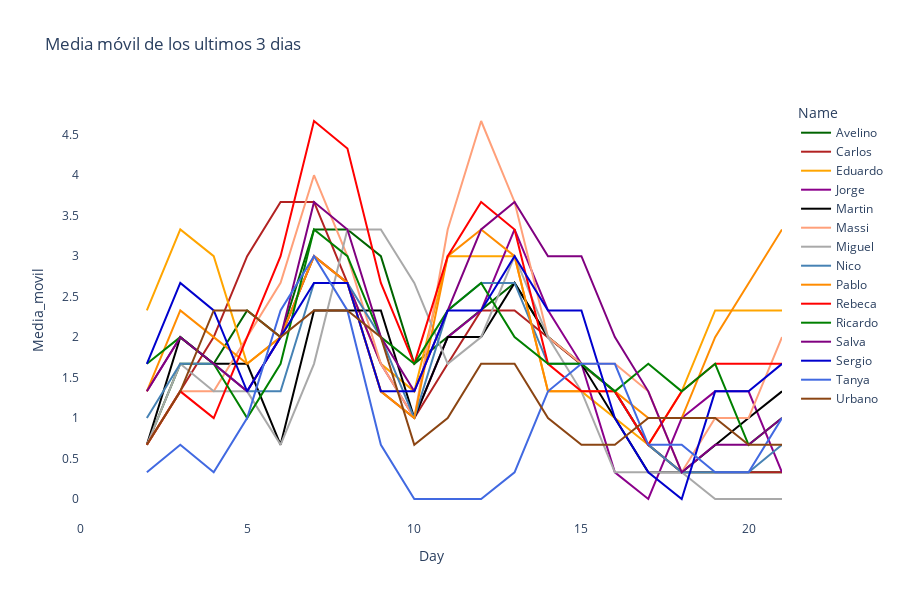

Write notebook code for a chart like this one.
### Code cell
fig = px.line(df_ec, x="Day", y="Media_movil", color='Name', 
              hover_data=['Name', 'Puntos', 'Media_movil'], 
              color_discrete_sequence = list(color_dict.values()),
              title= "Media móvil de los ultimos 3 dias",
              height=600, width = 900)
#fig = px.scatter(df_ec, x="Day", y="Puntos", color='Name', height=800, width = 1000)

fig.update_layout(
#     showlegend=False,
    plot_bgcolor="white",
#    margin=dict(t=10,l=10,b=10,r=10)
)

fig.update_yaxes(tickvals=np.arange(0,6,0.5))

fig.show()


plot(fig, filename='figuras/ajepi_eurocopa_2020_media.html')

### Figure 1 — Plotly figure (JSON) as saved in the notebook; plotly's stock layout.template omitted (floating-point values rounded to 4 significant figures)
{"data": [{"customdata": [["Avelino", 0], ["Avelino", 1], ["Avelino", 2], ["Avelino", 5], ["Avelino", 6], ["Avelino", 9], ["Avelino", 11], ["Avelino", 16], ["Avelino", 19], ["Avelino", 20], ["Avelino", 21], ["Avelino", 25], ["Avelino", 27], ["Avelino", 29], ["Avelino", 31], ["Avelino", 32], ["Avelino", 33], ["Avelino", 33], ["Avelino", 33], ["Avelino", 34], ["Avelino", 34], ["Avelino", 34]], "hovertemplate": "Name=%{customdata[0]}<br>Day=%{x}<br>Media_movil=%{y}<br>Puntos=%{customdata[1]}<extra></extra>", "legendgroup": "Avelino", "line": {"color": "DarkGreen", "dash": "solid"}, "mode": "lines", "name": "Avelino", "orientation": "v", "showlegend": true, "type": "scatter", "x": [0, 1, 2, 3, 4, 5, 6, 7, 8, 9, 10, 11, 12, 13, 14, 15, 16, 17, 18, 19, 20, 21], "xaxis": "x", "y": [null, null, 0.67, 1.67, 1.67, 2.33, 2, 3.33, 3.33, 3, 1.67, 2, 2.33, 2.67, 2, 1.67, 1.33, 0.67, 0.33, 0.33, 0.33, 0.33], "yaxis": "y"}, {"customdata": [["Carlos", 0], ["Carlos", 1], ["Carlos", 2], ["Carlos", 4], ["Carlos", 7], ["Carlos", 11], ["Carlos", 15], ["Carlos", 18], ["Carlos", 19], ["Carlos", 19], ["Carlos", 21], ["Carlos", 24], ["Carlos", 26], ["Carlos", 28], ["Carlos", 30], ["Carlos", 31], ["Carlos", 32], ["Carlos", 32], ["Carlos", 32], ["Carlos", 33], ["Carlos", 33], ["Carlos", 33]], "hovertemplate": "Name=%{customdata[0]}<br>Day=%{x}<br>Media_movil=%{y}<br>Puntos=%{customdata[1]}<extra></extra>", "legendgroup": "Carlos", "line": {"color": "FireBrick", "dash": "solid"}, "mode": "lines", "name": "Carlos", "orientation": "v", "showlegend": true, "type": "scatter", "x": [0, 1, 2, 3, 4, 5, 6, 7, 8, 9, 10, 11, 12, 13, 14, 15, 16, 17, 18, 19, 20, 21], "xaxis": "x", "y": [null, null, 0.67, 1.33, 2, 3, 3.67, 3.67, 2.67, 1.33, 1, 1.67, 2.33, 2.33, 2, 1.67, 1.33, 0.67, 0.33, 0.33, 0.33, 0.33], "yaxis": "y"}, {"customdata": [["Eduardo", 0], ["Eduardo", 1], ["Eduardo", 7], ["Eduardo", 10], ["Eduardo", 10], ["Eduardo", 12], ["Eduardo", 16], ["Eduardo", 19], ["Eduardo", 20], ["Eduardo", 21], ["Eduardo", 23], ["Eduardo", 29], ["Eduardo", 30], ["Eduardo", 32], ["Eduardo", 33], ["Eduardo", 34], ["Eduardo", 35], ["Eduardo", 35], ["Eduardo", 38], ["Eduardo", 42], ["Eduardo", 42], ["Eduardo", 45]], "hovertemplate": "Name=%{customdata[0]}<br>Day=%{x}<br>Media_movil=%{y}<br>Puntos=%{customdata[1]}<extra></extra>", "legendgroup": "Eduardo", "line": {"color": "Orange", "dash": "solid"}, "mode": "lines", "name": "Eduardo", "orientation": "v", "showlegend": true, "type": "scatter", "x": [0, 1, 2, 3, 4, 5, 6, 7, 8, 9, 10, 11, 12, 13, 14, 15, 16, 17, 18, 19, 20, 21], "xaxis": "x", "y": [null, null, 2.33, 3.33, 3, 1.67, 2, 3, 2.67, 1.67, 1.33, 3, 3, 3, 1.33, 1.33, 1, 0.67, 1.33, 2.33, 2.33, 2.33], "yaxis": "y"}, {"customdata": [["Jorge", 0], ["Jorge", 1], ["Jorge", 4], ["Jorge", 6], ["Jorge", 6], ["Jorge", 8], ["Jorge", 12], ["Jorge", 15], ["Jorge", 16], ["Jorge", 17], ["Jorge", 18], ["Jorge", 22], ["Jorge", 24], ["Jorge", 28], ["Jorge", 29], ["Jorge", 29], ["Jorge", 29], ["Jorge", 29], ["Jorge", 32], ["Jorge", 33], ["Jorge", 33], ["Jorge", 33]], "hovertemplate": "Name=%{customdata[0]}<br>Day=%{x}<br>Media_movil=%{y}<br>Puntos=%{customdata[1]}<extra></extra>", "legendgroup": "Jorge", "line": {"color": "DarkMagenta", "dash": "solid"}, "mode": "lines", "name": "Jorge", "orientation": "v", "showlegend": true, "type": "scatter", "x": [0, 1, 2, 3, 4, 5, 6, 7, 8, 9, 10, 11, 12, 13, 14, 15, 16, 17, 18, 19, 20, 21], "xaxis": "x", "y": [null, null, 1.33, 2, 1.67, 1.33, 2, 3, 2.67, 1.67, 1, 2, 2.33, 3.33, 2.33, 1.67, 0.33, 0, 1, 1.33, 1.33, 0.33], "yaxis": "y"}, {"customdata": [["Martin", 0], ["Martin", 1], ["Martin", 2], ["Martin", 6], ["Martin", 6], ["Martin", 7], ["Martin", 8], ["Martin", 13], ["Martin", 14], ["Martin", 15], ["Martin", 16], ["Martin", 20], ["Martin", 21], ["Martin", 24], ["Martin", 26], ["Martin", 26], ["Martin", 27], ["Martin", 27], ["Martin", 27], ["Martin", 29], ["Martin", 30], ["Martin", 31]], "hovertemplate": "Name=%{customdata[0]}<br>Day=%{x}<br>Media_movil=%{y}<br>Puntos=%{customdata[1]}<extra></extra>", "legendgroup": "Martin", "line": {"color": "Black", "dash": "solid"}, "mode": "lines", "name": "Martin", "orientation": "v", "showlegend": true, "type": "scatter", "x": [0, 1, 2, 3, 4, 5, 6, 7, 8, 9, 10, 11, 12, 13, 14, 15, 16, 17, 18, 19, 20, 21], "xaxis": "x", "y": [null, null, 0.67, 2, 1.67, 1.67, 0.67, 2.33, 2.33, 2.33, 1, 2, 2, 2.67, 2, 1.67, 1, 0.33, 0.33, 0.67, 1, 1.33], "yaxis": "y"}, {"customdata": [["Massi", 0], ["Massi", 1], ["Massi", 2], ["Massi", 4], ["Massi", 5], ["Massi", 8], ["Massi", 12], ["Massi", 17], ["Massi", 17], ["Massi", 17], ["Massi", 20], ["Massi", 27], ["Massi", 31], ["Massi", 31], ["Massi", 33], ["Massi", 36], ["Massi", 36], ["Massi", 37], ["Massi", 37], ["Massi", 39], ["Massi", 40], ["Massi", 43]], "hovertemplate": "Name=%{customdata[0]}<br>Day=%{x}<br>Media_movil=%{y}<br>Puntos=%{customdata[1]}<extra></extra>", "legendgroup": "Massi", "line": {"color": "LightSalmon", "dash": "solid"}, "mode": "lines", "name": "Massi", "orientation": "v", "showlegend": true, "type": "scatter", "x": [0, 1, 2, 3, 4, 5, 6, 7, 8, 9, 10, 11, 12, 13, 14, 15, 16, 17, 18, 19, 20, 21], "xaxis": "x", "y": [null, null, 0.67, 1.33, 1.33, 2, 2.67, 4, 3, 1.67, 1, 3.33, 4.67, 3.67, 2, 1.67, 1.67, 1.33, 0.33, 1, 1, 2], "yaxis": "y"}, {"customdata": [["Miguel", 0], ["Miguel", 1], ["Miguel", 2], ["Miguel", 5], ["Miguel", 5], ["Miguel", 6], ["Miguel", 7], ["Miguel", 10], ["Miguel", 16], ["Miguel", 17], ["Miguel", 18], ["Miguel", 21], ["Miguel", 23], ["Miguel", 27], ["Miguel", 27], ["Miguel", 27], ["Miguel", 28], ["Miguel", 28], ["Miguel", 28], ["Miguel", 28], ["Miguel", 28], ["Miguel", 28]], "hovertemplate": "Name=%{customdata[0]}<br>Day=%{x}<br>Media_movil=%{y}<br>Puntos=%{customdata[1]}<extra></extra>", "legendgroup": "Miguel", "line": {"color": "DarkGray", "dash": "solid"}, "mode": "lines", "name": "Miguel", "orientation": "v", "showlegend": true, "type": "scatter", "x": [0, 1, 2, 3, 4, 5, 6, 7, 8, 9, 10, 11, 12, 13, 14, 15, 16, 17, 18, 19, 20, 21], "xaxis": "x", "y": [null, null, 0.67, 1.67, 1.33, 1.33, 0.67, 1.67, 3.33, 3.33, 2.67, 1.67, 2, 3, 2, 1.33, 0.33, 0.33, 0.33, 0, 0, 0], "yaxis": "y"}, {"customdata": [["Nico", 0], ["Nico", 1], ["Nico", 3], ["Nico", 5], ["Nico", 6], ["Nico", 7], ["Nico", 9], ["Nico", 14], ["Nico", 15], ["Nico", 15], ["Nico", 17], ["Nico", 22], ["Nico", 23], ["Nico", 25], ["Nico", 27], ["Nico", 28], ["Nico", 29], ["Nico", 29], ["Nico", 29], ["Nico", 30], ["Nico", 30], ["Nico", 31]], "hovertemplate": "Name=%{customdata[0]}<br>Day=%{x}<br>Media_movil=%{y}<br>Puntos=%{customdata[1]}<extra></extra>", "legendgroup": "Nico", "line": {"color": "SteelBlue", "dash": "solid"}, "mode": "lines", "name": "Nico", "orientation": "v", "showlegend": true, "type": "scatter", "x": [0, 1, 2, 3, 4, 5, 6, 7, 8, 9, 10, 11, 12, 13, 14, 15, 16, 17, 18, 19, 20, 21], "xaxis": "x", "y": [null, null, 1, 1.67, 1.67, 1.33, 1.33, 2.67, 2.67, 2, 1, 2.33, 2.67, 2.67, 1.67, 1.67, 1.33, 0.67, 0.33, 0.33, 0.33, 0.67], "yaxis": "y"}, {"customdata": [["Pablo", 0], ["Pablo", 1], ["Pablo", 4], ["Pablo", 7], ["Pablo", 7], ["Pablo", 9], ["Pablo", 13], ["Pablo", 16], ["Pablo", 17], ["Pablo", 17], ["Pablo", 19], ["Pablo", 26], ["Pablo", 27], ["Pablo", 28], ["Pablo", 30], ["Pablo", 31], ["Pablo", 32], ["Pablo", 33], ["Pablo", 34], ["Pablo", 38], ["Pablo", 41], ["Pablo", 44]], "hovertemplate": "Name=%{customdata[0]}<br>Day=%{x}<br>Media_movil=%{y}<br>Puntos=%{customdata[1]}<extra></extra>", "legendgroup": "Pablo", "line": {"color": "DarkOrange", "dash": "solid"}, "mode": "lines", "name": "Pablo", "orientation": "v", "showlegend": true, "type": "scatter", "x": [0, 1, 2, 3, 4, 5, 6, 7, 8, 9, 10, 11, 12, 13, 14, 15, 16, 17, 18, 19, 20, 21], "xaxis": "x", "y": [null, null, 1.33, 2.33, 2, 1.67, 2, 3, 2.67, 1.33, 1, 3, 3.33, 3, 1.33, 1.33, 1.33, 1, 1, 2, 2.67, 3.33], "yaxis": "y"}, {"customdata": [["Rebeca", 0], ["Rebeca", 1], ["Rebeca", 2], ["Rebeca", 4], ["Rebeca", 4], ["Rebeca", 8], ["Rebeca", 13], ["Rebeca", 18], ["Rebeca", 21], ["Rebeca", 21], ["Rebeca", 23], ["Rebeca", 30], ["Rebeca", 32], ["Rebeca", 33], ["Rebeca", 35], ["Rebeca", 36], ["Rebeca", 37], ["Rebeca", 37], ["Rebeca", 40], ["Rebeca", 42], ["Rebeca", 42], ["Rebeca", 45]], "hovertemplate": "Name=%{customdata[0]}<br>Day=%{x}<br>Media_movil=%{y}<br>Puntos=%{customdata[1]}<extra></extra>", "legendgroup": "Rebeca", "line": {"color": "Red", "dash": "solid"}, "mode": "lines", "name": "Rebeca", "orientation": "v", "showlegend": true, "type": "scatter", "x": [0, 1, 2, 3, 4, 5, 6, 7, 8, 9, 10, 11, 12, 13, 14, 15, 16, 17, 18, 19, 20, 21], "xaxis": "x", "y": [null, null, 0.67, 1.33, 1, 2, 3, 4.67, 4.33, 2.67, 1.67, 3, 3.67, 3.33, 1.67, 1.33, 1.33, 0.67, 1.33, 1.67, 1.67, 1.67], "yaxis": "y"}, {"customdata": [["Ricardo", 0], ["Ricardo", 1], ["Ricardo", 5], ["Ricardo", 6], ["Ricardo", 6], ["Ricardo", 8], ["Ricardo", 11], ["Ricardo", 16], ["Ricardo", 17], ["Ricardo", 17], ["Ricardo", 21], ["Ricardo", 24], ["Ricardo", 25], ["Ricardo", 27], ["Ricardo", 29], ["Ricardo", 30], ["Ricardo", 31], ["Ricardo", 34], ["Ricardo", 34], ["Ricardo", 36], ["Ricardo", 36], ["Ricardo", 37]], "hovertemplate": "Name=%{customdata[0]}<br>Day=%{x}<br>Media_movil=%{y}<br>Puntos=%{customdata[1]}<extra></extra>", "legendgroup": "Ricardo", "line": {"color": "Green", "dash": "solid"}, "mode": "lines", "name": "Ricardo", "orientation": "v", "showlegend": true, "type": "scatter", "x": [0, 1, 2, 3, 4, 5, 6, 7, 8, 9, 10, 11, 12, 13, 14, 15, 16, 17, 18, 19, 20, 21], "xaxis": "x", "y": [null, null, 1.67, 2, 1.67, 1, 1.67, 3.33, 3, 2, 1.67, 2.33, 2.67, 2, 1.67, 1.67, 1.33, 1.67, 1.33, 1.67, 0.67, 1], "yaxis": "y"}, {"customdata": [["Salva", 0], ["Salva", 1], ["Salva", 4], ["Salva", 6], ["Salva", 6], ["Salva", 8], ["Salva", 12], ["Salva", 17], ["Salva", 18], ["Salva", 18], ["Salva", 21], ["Salva", 25], ["Salva", 28], ["Salva", 32], ["Salva", 34], ["Salva", 37], ["Salva", 38], ["Salva", 38], ["Salva", 38], ["Salva", 40], ["Salva", 40], ["Salva", 41]], "hovertemplate": "Name=%{customdata[0]}<br>Day=%{x}<br>Media_movil=%{y}<br>Puntos=%{customdata[1]}<extra></extra>", "legendgroup": "Salva", "line": {"color": "Purple", "dash": "solid"}, "mode": "lines", "name": "Salva", "orientation": "v", "showlegend": true, "type": "scatter", "x": [0, 1, 2, 3, 4, 5, 6, 7, 8, 9, 10, 11, 12, 13, 14, 15, 16, 17, 18, 19, 20, 21], "xaxis": "x", "y": [null, null, 1.33, 2, 1.67, 1.33, 2, 3.67, 3.33, 2, 1.33, 2.33, 3.33, 3.67, 3, 3, 2, 1.33, 0.33, 0.67, 0.67, 1], "yaxis": "y"}, {"customdata": [["Sergio", 0], ["Sergio", 1], ["Sergio", 5], ["Sergio", 8], ["Sergio", 8], ["Sergio", 9], ["Sergio", 14], ["Sergio", 16], ["Sergio", 17], ["Sergio", 18], ["Sergio", 20], ["Sergio", 24], ["Sergio", 25], ["Sergio", 29], ["Sergio", 31], ["Sergio", 32], ["Sergio", 32], ["Sergio", 32], ["Sergio", 32], ["Sergio", 36], ["Sergio", 36], ["Sergio", 37]], "hovertemplate": "Name=%{customdata[0]}<br>Day=%{x}<br>Media_movil=%{y}<br>Puntos=%{customdata[1]}<extra></extra>", "legendgroup": "Sergio", "line": {"color": "MediumBlue", "dash": "solid"}, "mode": "lines", "name": "Sergio", "orientation": "v", "showlegend": true, "type": "scatter", "x": [0, 1, 2, 3, 4, 5, 6, 7, 8, 9, 10, 11, 12, 13, 14, 15, 16, 17, 18, 19, 20, 21], "xaxis": "x", "y": [null, null, 1.67, 2.67, 2.33, 1.33, 2, 2.67, 2.67, 1.33, 1.33, 2.33, 2.33, 3, 2.33, 2.33, 1, 0.33, 0, 1.33, 1.33, 1.67], "yaxis": "y"}, {"customdata": [["Tanya", 0], ["Tanya", 1], ["Tanya", 1], ["Tanya", 2], ["Tanya", 2], ["Tanya", 4], ["Tanya", 9], ["Tanya", 11], ["Tanya", 11], ["Tanya", 11], ["Tanya", 11], ["Tanya", 11], ["Tanya", 11], ["Tanya", 12], ["Tanya", 15], ["Tanya", 16], ["Tanya", 17], ["Tanya", 17], ["Tanya", 18], ["Tanya", 18], ["Tanya", 18], ["Tanya", 21]], "hovertemplate": "Name=%{customdata[0]}<br>Day=%{x}<br>Media_movil=%{y}<br>Puntos=%{customdata[1]}<extra></extra>", "legendgroup": "Tanya", "line": {"color": "RoyalBlue", "dash": "solid"}, "mode": "lines", "name": "Tanya", "orientation": "v", "showlegend": true, "type": "scatter", "x": [0, 1, 2, 3, 4, 5, 6, 7, 8, 9, 10, 11, 12, 13, 14, 15, 16, 17, 18, 19, 20, 21], "xaxis": "x", "y": [null, null, 0.33, 0.67, 0.33, 1, 2.33, 3, 2.33, 0.67, 0, 0, 0, 0.33, 1.33, 1.67, 1.67, 0.67, 0.67, 0.33, 0.33, 1], "yaxis": "y"}, {"customdata": [["Urbano", 0], ["Urbano", 1], ["Urbano", 2], ["Urbano", 4], ["Urbano", 8], ["Urbano", 9], ["Urbano", 10], ["Urbano", 15], ["Urbano", 16], ["Urbano", 16], ["Urbano", 17], ["Urbano", 19], ["Urbano", 21], ["Urbano", 22], ["Urbano", 22], ["Urbano", 23], ["Urbano", 24], ["Urbano", 25], ["Urbano", 26], ["Urbano", 27], ["Urbano", 27], ["Urbano", 28]], "hovertemplate": "Name=%{customdata[0]}<br>Day=%{x}<br>Media_movil=%{y}<br>Puntos=%{customdata[1]}<extra></extra>", "legendgroup": "Urbano", "line": {"color": "SaddleBrown", "dash": "solid"}, "mode": "lines", "name": "Urbano", "orientation": "v", "showlegend": true, "type": "scatter", "x": [0, 1, 2, 3, 4, 5, 6, 7, 8, 9, 10, 11, 12, 13, 14, 15, 16, 17, 18, 19, 20, 21], "xaxis": "x", "y": [null, null, 0.67, 1.33, 2.33, 2.33, 2, 2.33, 2.33, 2, 0.67, 1, 1.67, 1.67, 1, 0.67, 0.67, 1, 1, 1, 0.67, 0.67], "yaxis": "y"}], "layout": {"height": 600, "legend": {"title": {"text": "Name"}, "tracegroupgap": 0}, "plot_bgcolor": "white", "title": {"text": "Media móvil de los ultimos 3 dias"}, "width": 900, "xaxis": {"anchor": "y", "domain": [0, 1], "title": {"text": "Day"}}, "yaxis": {"anchor": "x", "domain": [0, 1], "tickvals": [0, 0.5, 1, 1.5, 2, 2.5, 3, 3.5, 4, 4.5, 5, 5.5], "title": {"text": "Media_movil"}}}}
